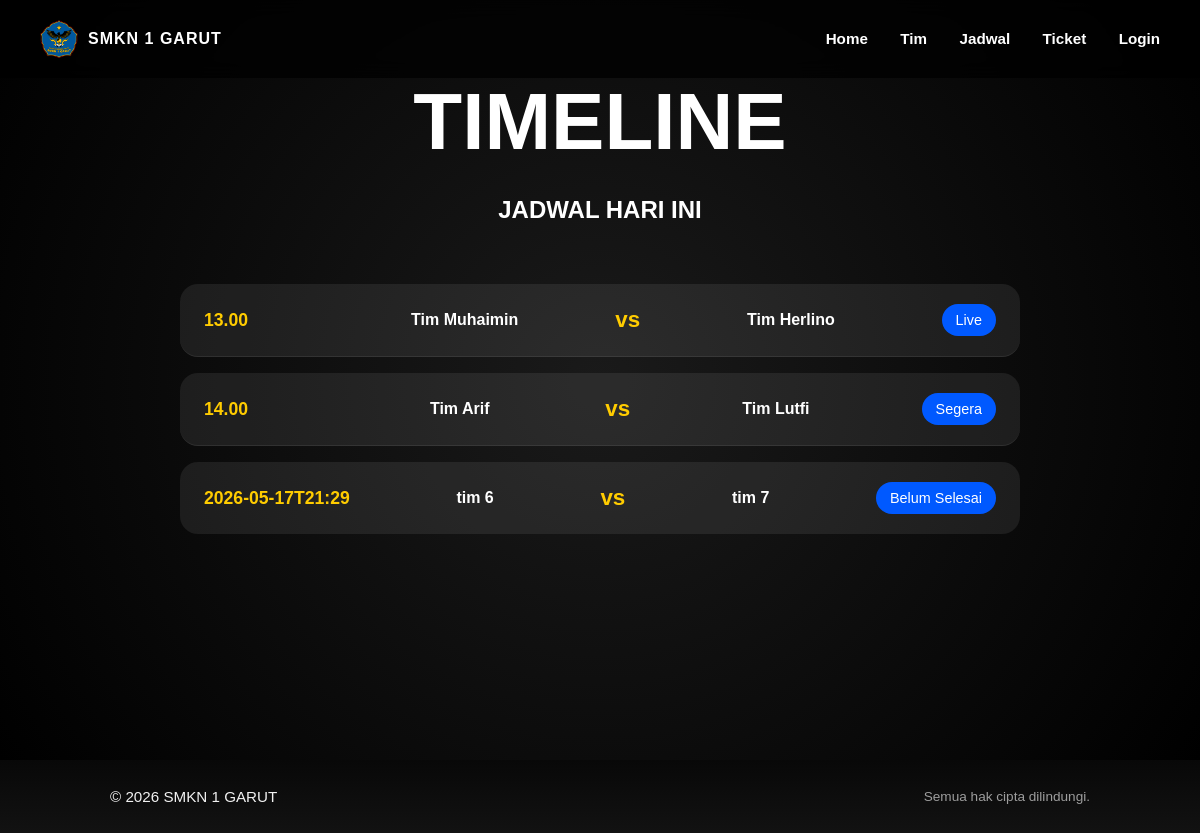
The page /jadwal.php on the database its author committed.
### tables this page shows
CREATE TABLE `db_jadwal` (
  `id` int(11) NOT NULL,
  `Waktu` varchar(50) NOT NULL,
  `Tim1` varchar(50) NOT NULL,
  `Tim2` varchar(50) NOT NULL,
  `Kondisi` varchar(50) NOT NULL
);

### jadwal.php (the view, shortened to what this page needs)
<?php
include 'konek/konek.php';
?>
<!DOCTYPE html>
<html lang="en">
<head>
    <link rel="stylesheet" href="css/jadwal.css">
</head>
<body>
    <?php include 'include/header.php'; ?>
    <section id="Jadwal">
        <div class="bg-text" style="top: 10%;">TIMELINE</div>
        <h2 style="margin-bottom: 30px; z-index: 2;">JADWAL HARI INI</h2>
        <div class="Jadwal-box" style="z-index: 2;">
            <?php
            $sql = "SELECT id, Waktu, Tim1, Tim2, Kondisi FROM db_jadwal";
            $result = $conn->query($sql);
            if ($result->num_rows > 0) {
            while($row = $result->fetch_assoc()) {
                echo "
                <div class=\"match\">
                    <div class=\"time\">" . $row["Waktu"] . "</div>
                    <div class=\"team\">" . $row["Tim1"] . "</div>
                    <h3>vs</h3>
                    <div class=\"team\">" . $row["Tim2"] . "</div>
                    <div class=\"status\">" . $row["Kondisi"] . "</div>
                </div>";
            }
            } else {
            echo "0 results";
            }
            ?>
        </div>
    </section>
    <?php include 'include/footer.php'; ?>
</body>
</html>

### include/header.php (shortened to what this page needs)
<nav>
    <div class="logo"><img src="img/smk.png" alt="SMKN 1 Garut Logo">SMKN 1 GARUT</div>
    <div class="nav-links">
        <a href="index.php">Home</a>
        <a href="teams.php">Tim</a>
        <a href="jadwal.php">Jadwal</a>
        <a href="tiket.php">Ticket</a>
        <a href="login.php">Login</a>
    </div>
</nav>

### include/footer.php (shortened to what this page needs)
<footer class="site-footer">
    <div class="footer-content">
        <p>&copy; 2026 SMKN 1 GARUT</p>
        <span>Semua hak cipta dilindungi.</span>
    </div>
</footer>

### css/jadwal.css (style rules this page uses)
* { margin: 0; padding: 0; box-sizing: border-box; font-family: 'Rajdhani', sans-serif; }
:root { --gold: #ffcc00; --blue: #0059ff; }
body { background-color: var(--dark); color: white; overflow-x: hidden; }
section { height: 95vh; width: 100%; display: flex; flex-direction: column; justify-content: center; align-items: center; scroll-snap-align: start; position: relative; padding: 0 10%; overflow: hidden; }
.bg-text { position: absolute; font-size: 5rem; color: rgb(255, 255, 255); font-weight: bold; text-transform: uppercase; z-index: 1; }
#Jadwal { background: radial-gradient(circle at center, #1a1a1a 0%, #000 100%); }
.Jadwal-box { width: 100%; max-width: 900px; background: var(--glass); border-radius: 24px; padding: 30px; display: flex; flex-direction: column; gap: 16px; align-items: center; margin: 0 auto; }
.match { width: 100%; display: flex; justify-content: space-between; align-items: center; padding: 20px 24px; background-color: rgba(255, 255, 255, 0.08); border-radius: 18px; border-bottom: 1px solid rgba(255, 255, 255, 0.08); gap: 12px; }
.match:last-child { border-bottom: none; }
h3 { margin: 0; font-size: 1.4rem; color: var(--gold); }
.team { flex: 1; text-align: center; font-weight: 600; }
.time { color: var(--gold); font-weight: bold; font-size: 1.1rem; min-width: 110px; }
.status { background: var(--blue); color: white; padding: 8px 14px; border-radius: 999px; font-size: 0.9rem; white-space: nowrap; }

### include/header.php (style rules this page uses)
* { margin: 0; padding: 0; box-sizing: border-box; }
nav { position: fixed; top: 0; width: 100%; padding: 20px 40px; display: flex; justify-content: space-between; align-items: center; z-index: 1000; background: rgba(0, 0, 0, 0.75); backdrop-filter: blur(10px); }
.logo { color: #fff; font-weight: 700; font-size: 1rem; letter-spacing: 1px; display: flex; align-items: center; }
.logo img { width: 38px; height: 38px; margin-right: 10px; }
.nav-links a { color: white; text-decoration: none; margin-left: 28px; font-weight: 600; font-size: 0.95rem; transition: color 0.25s ease, border-bottom 0.25s ease; border-bottom: 2px solid transparent; padding-bottom: 2px; }

### include/footer.php (style rules this page uses)
.site-footer { background: linear-gradient(180deg, #080808 0%, #121212 100%); color: #ddd; padding: 28px 20px; text-align: center; font-family: 'Rajdhani', sans-serif; }
.site-footer .footer-content { max-width: 980px; margin: 0 auto; display: flex; flex-direction: column; gap: 8px; align-items: center; justify-content: center; }
.site-footer p { font-size: 0.95rem; margin: 0; color: #f1f1f1; }
.site-footer span { color: #9d9d9d; font-size: 0.85rem; }
@media (min-width: 680px) { .site-footer .footer-content { flex-direction: row; justify-content: space-between; align-items: center; } }

### rows shown on the page
db_jadwal: Waktu "13.00", Tim1 "Tim Muhaimin", Tim2 "Tim Herlino", Kondisi "Live"
db_jadwal: Waktu "14.00", Tim1 "Tim Arif", Tim2 "Tim Lutfi", Kondisi "Segera"
db_jadwal: Waktu "2026-05-17T21:29", Tim1 "tim 6", Tim2 "tim 7", Kondisi "Belum Selesai"
